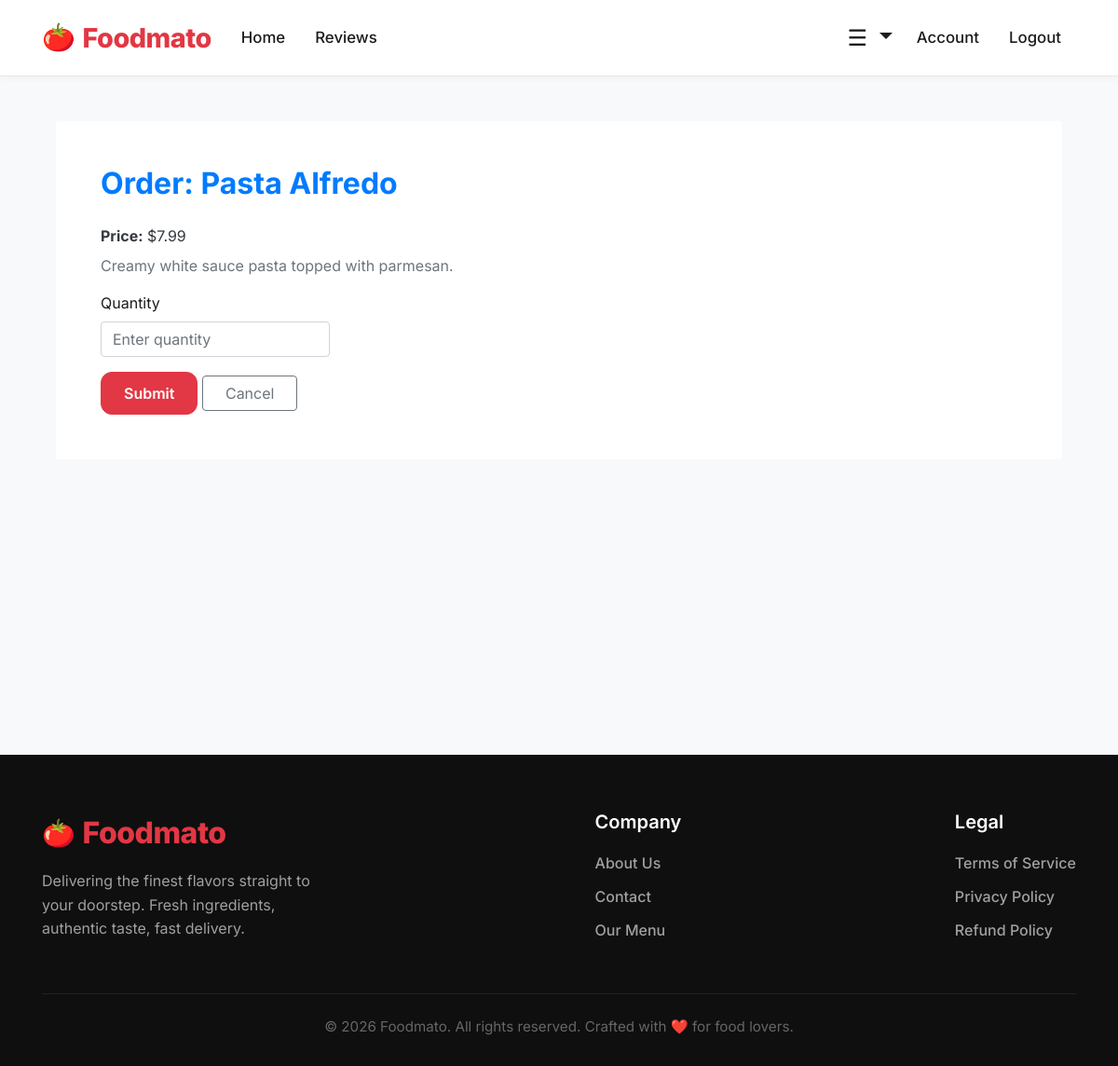
Page /order/item/9 (signed in) on the committed database.
### foodMenuWebsite/models.py (models this page shows, shortened)
class MenuItem(db.Model):
    id = db.Column(db.Integer, primary_key=True)
    name = db.Column(db.String(100), nullable=False)
    price = db.Column(db.Float, nullable=False)
    description = db.Column(db.Text)
    category = db.Column(db.String(100), nullable=False)

### foodMenuWebsite/routes.py (the view, shortened to what this page needs)
@app.route('/order/item/<int:order_id>', methods=['GET', 'POST'])
@login_required
def order_item(order_id):
     menu_item = MenuItem.query.get_or_404(order_id)
     form = OrderForm()
     return render_template('place_order.html', form=form , menu_item=menu_item)

### foodMenuWebsite/forms.py
class OrderForm(FlaskForm):
   food_item = StringField('Food Item', validators=[DataRequired(), Length(min=2)])
   quantity = IntegerField('Quantity', validators=[DataRequired(), NumberRange(min=1)])
   submit = SubmitField('Submit')

### foodMenuWebsite/models.py (called while the page is built)
@login_manager.user_loader
def load_user(user_id):
  return User.query.get(int(user_id))

### foodMenuWebsite/templates/place_order.html (shortened to what this page needs)
{% extends "base.html" %}
{% block content %}
<div class="container mt-5">
  <div class="card shadow-sm rounded-4 border-0">
    <div class="card-body p-5">
      <h2 class="fw-bold text-primary mb-4">Order: {{ menu_item.name }}</h2>
      <p class="fs-5 text-dark mb-2"><strong>Price:</strong> ${{ "%.2f"|format(menu_item.price) }}</p>
      <p class="text-muted">{{ menu_item.description }}</p>
      <form method="POST">
        <div class="mb-3 w-25">
          {{ form.quantity.label(class="form-label fw-semibold") }}
          {{ form.quantity(class="form-control", placeholder="Enter quantity") }}
        </div>
        {{ form.submit(class="btn btn-primary px-4") }}
        <a href="{{ url_for('menu') }}" class="btn btn-outline-secondary px-4 ms-2">Cancel</a>
      </form>
    </div>
  </div>
</div>
{% endblock content %}

### foodMenuWebsite/static/style.css (style rules this page uses)
:root { --primary-color: #E23744; --primary-hover: #D12532; --bg-color: #f8f9fa; --surface-color: #ffffff; --text-color: #1c1c1c; --text-muted: #6b6b6b; --border-color: #e8e8e8; --shadow-sm: 0 2px 8px rgba(0, 0, 0, 0.04); --shadow-md: 0 4px 16px rgba(0, 0, 0, 0.08); --shadow-lg: 0 8px 24px rgba(0, 0, 0, 0.12); --radius-sm: 8px; --radius-md: 12px; --radius-lg: 16px; --radius-pill: 50px; --transition: all 0.3s ease; }
body { font-family: 'Inter', sans-serif; background-color: var(--bg-color); color: var(--text-color); -webkit-font-smoothing: antialiased; }
h1, h2, h3, h4, h5, h6 { font-weight: 700; color: var(--text-color); }
a { transition: var(--transition); text-decoration: none; }
.btn-primary, .btn-custom { background-color: var(--primary-color) !important; border-color: var(--primary-color) !important; color: #fff !important; font-weight: 600; padding: 10px 24px; border-radius: var(--radius-md); transition: var(--transition); }
.card-body { padding: 24px; flex-grow: 1; }

### rows in the picture
MenuItem: name "Pasta Alfredo", price "7.99", description "Creamy white sauce pasta topped with parmesan."
